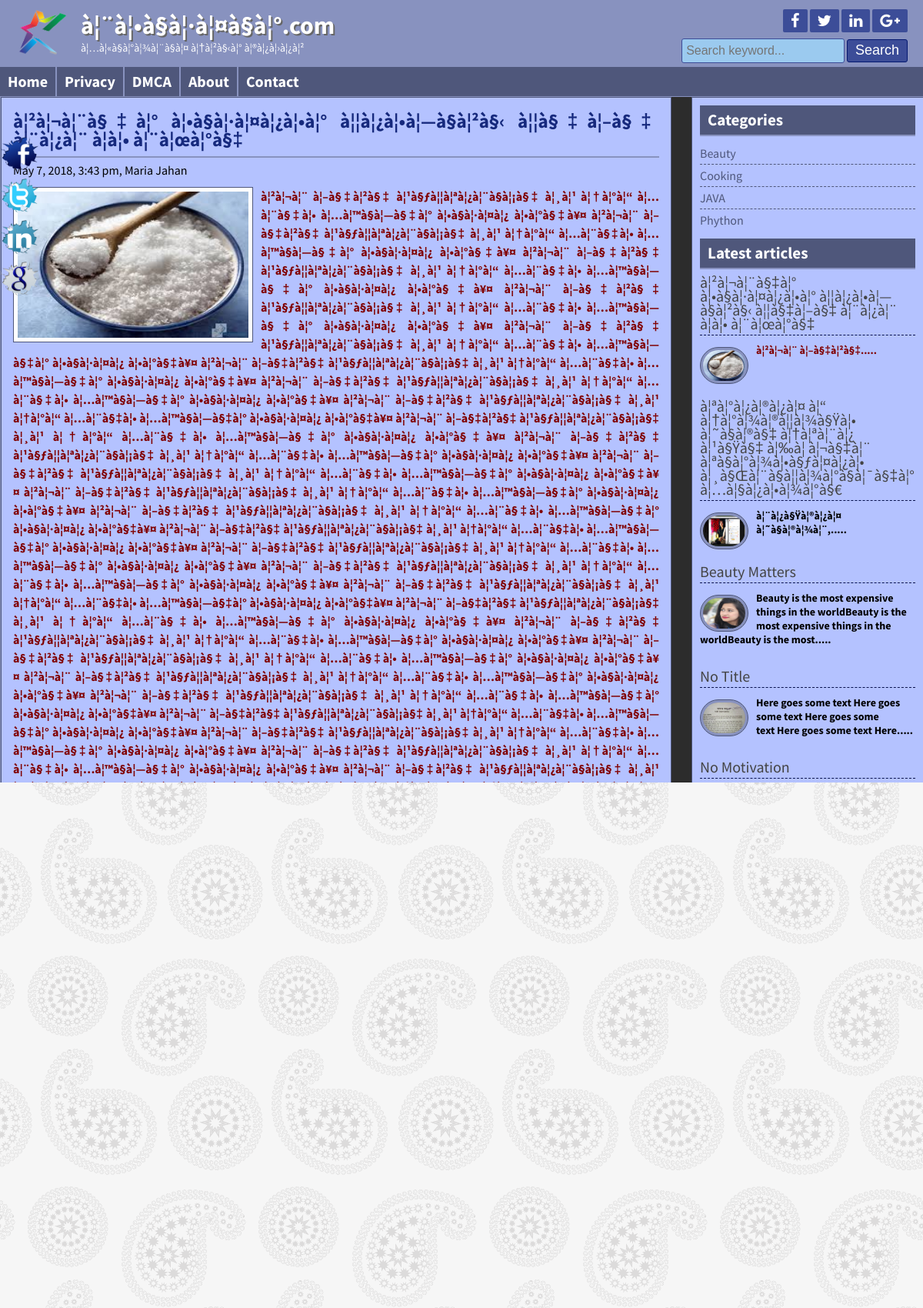
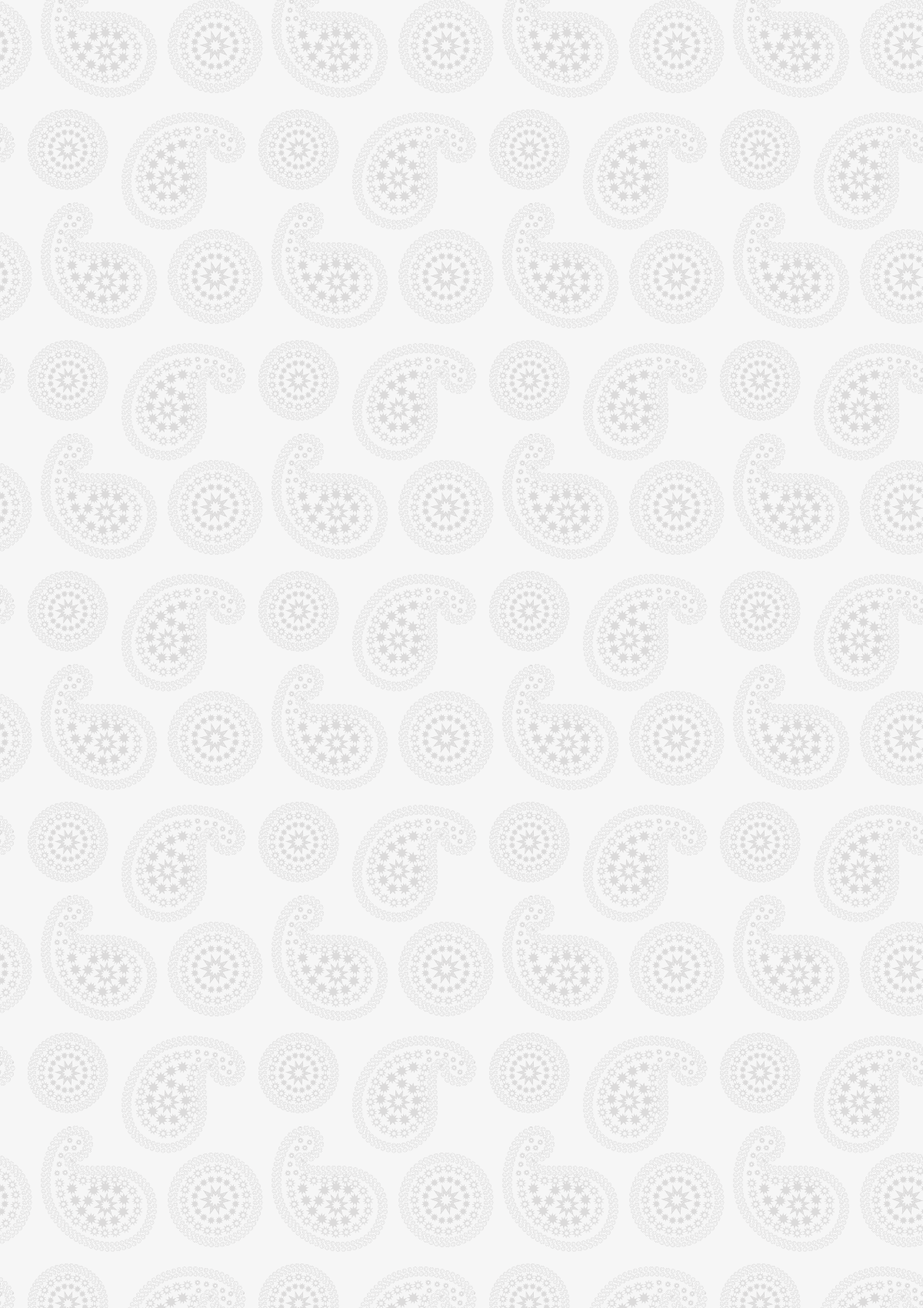
The page /post.php?postid=116 (upper part) on the database its author committed (2 pictures, top to bottom).
### tables this page shows
CREATE TABLE `title_slogan` (
  `id` int(11) NOT NULL,
  `title` varchar(255) NOT NULL,
  `slogan` varchar(255) NOT NULL,
  `logo` varchar(255) NOT NULL
);

CREATE TABLE `social_media` (
  `id` int(11) NOT NULL,
  `facebook` varchar(255) NOT NULL,
  `twitter` varchar(255) NOT NULL,
  `linkedin` varchar(255) NOT NULL,
  `google` varchar(255) NOT NULL
);

CREATE TABLE `pages` (
  `id` int(11) NOT NULL,
  `name` varchar(255) NOT NULL,
  `body` text NOT NULL
);

CREATE TABLE `post` (
  `id` int(11) NOT NULL,
  `cat` int(11) NOT NULL,
  `title` varchar(255) NOT NULL,
  `body` text NOT NULL,
  `image` varchar(255) NOT NULL,
  `author` varchar(50) NOT NULL,
  `tags` varchar(255) NOT NULL,
  `description` varchar(255) NOT NULL,
  `date` timestamp NOT NULL DEFAULT CURRENT_TIMESTAMP ON UPDATE CURRENT_TIMESTAMP
);

CREATE TABLE `category` (
  `id` int(11) NOT NULL,
  `name` varchar(60) NOT NULL
);

### lib/Database.php (called while the page is built, shortened)
<?php
Class Database{
	public $host   = DB_HOST;
	public $user   = DB_USER;
	public $pass   = DB_PASS;
	public $dbname = DB_NAME;
	public $link;
	private function connectDB(){
	$this->link = new mysqli($this->host, $this->user, $this->pass, $this->dbname);
 }
	public function select($query){
		$result = $this->link->query($query) or die($this->link->error.__LINE__);
		if($result->num_rows > 0){
			return $result;
		} else {
			return false;
		}
	}
}

### helpers/Format.php (called while the page is built, shortened)
<?php
	class Format{
		public function formatDate($date){
			return date('F j, Y, g:i a', strtotime($date));
		}
		public function textShort($text, $limit = 400){
			$text = $text. " ";
			$text = substr($text, 0, $limit);
			$text = substr($text, 0, strrpos($text, ' '));
			$text = $text. ".....";
			return $text;
		}
	}
?>

### post.php (the view, shortened to what this page needs)
<?php include "inc/header.php"; ?>
<?php
	if (!isset($_GET['postid']) || $_GET['postid'] == NULL || $_GET['postid'] == "") {
		header("Location:404.php");
	} else{
		$id = mysqli_real_escape_string($db->link, $_GET['postid']);
	}
?>
<div class="contentsection contemplete clear">
<div class="maincontent clear">
<div class="about">
<?php
	$query = "SELECT * FROM post WHERE id = '$id'";
	$post = $db->select($query);
	if ($post) {
		while ($result = $post->fetch_assoc()) {
?>
	<h2><?php echo $result['title']; ?></h2>
	<h4><?php echo $format->formatDate($result['date']); ?>, <?php echo $result['author']; ?></h4>
	<img src="admin/uploads/<?php echo $result['image']; ?>" alt="post image"/>
	<?php echo $result['body']; ?>
</div>
</div>
<?php
	}
} else {
	header("Location: 404.php");
}
?>
<?php include "inc/sidebar.php"; ?>
<?php include "inc/footer.php"; ?>

### inc/header.php (shortened to what this page needs)
<?php include "lib/Database.php"; ?>
<?php $db = new Database(); ?>
<?php include "helpers/Format.php"; ?>
<?php $format = new Format(); ?>
<!DOCTYPE html>
<html>
<head>
	<?php include "scripts/css.php"; ?>
</head>
<body>
	<div class="headersection templete clear">
		<a href="index.php">
			<div class="logo">
<?php
    $query = "SELECT * FROM title_slogan";
    $title_slogan = $db->select($query);
    if ($title_slogan) {
        while ($result = $title_slogan->fetch_assoc()) {
?>
				<img src="admin/logo/<?php echo $result['logo']; ?>" alt="Logo"/>
				<h2><?php echo $result['title']; ?>.com</h2>
				<p><?php echo $result['slogan']; ?></p>
<?php
		}
	}
?>
			</div>
		</a>
		<div class="social clear">
			<div class="icon clear">
<?php
    $query = "SELECT * FROM social_media";
    $social_media = $db->select($query);
    if ($social_media) {
        while ($result = $social_media->fetch_assoc()) {
?>
				<a href="<?php echo $result['facebook']; ?>" target="_blank"><i class="fa fa-facebook"></i></a>
				<a href="<?php echo $result['twitter']; ?>" target="_blank"><i class="fa fa-twitter"></i></a>
				<a href="<?php echo $result['linkedin']; ?>" target="_blank"><i class="fa fa-linkedin"></i></a>
				<a href="<?php echo $result['google']; ?>" target="_blank"><i class="fa fa-google-plus"></i></a>
<?php
        }
    }
?>
			</div>
			<div class="searchbtn clear">
			<form action="search.php" method="get">
				<input type="text" name="search" placeholder="Search keyword..."/>
				<input type="submit" name="submit" value="Search"/>
			</form>
			</div>
		</div>
	</div>
<div class="navsection templete">
	<ul>
<?php
	$path = $_SERVER['SCRIPT_FILENAME'];
	$currentpage = basename($path, '.php');
?>
		<li><a <?php if ($currentpage == "index") {
			echo 'id="active"';
		}
		?>  href="index.php">Home</a></li>
<?php
    $query = "SELECT * FROM pages ORDER BY id DESC";
    $pages = $db->select($query);
    if ($pages) {
        while ($result = $pages->fetch_assoc()) {
?>
		<li><a
<?php
	if (isset($_GET['pageid']) && $_GET['pageid'] == $result['id']) {
		echo 'id = "active"';
	}
?>
			href="pages.php?pageid=<?php echo $result['id']; ?>"><?php echo $result['name']; ?></a></li>
<?php
        }
    }
?>
		<li><a <?php if ($currentpage == "contact") {
			echo 'id="active"';
		}
		?>
		href="contact.php">Contact</a></li>
	</ul>
</div>

### inc/sidebar.php
<div class="sidebar clear">
<div class="samesidebar clear">
	<h2>Categories</h2>
		<ul>
<?php
	$query = "SELECT * FROM category ORDER BY name";
	$category = $db->select($query);
	if ($category) {
		while ($result = $category->fetch_assoc()) {
?>
			<li><a href="category.php?cat=<?php echo $result['id']; ?>"><?php echo $result['name'] ?></a></li>
<?php } }else{ ?>
			<li>No Category</li>
<?php } ?>
		</ul>
</div>
<div class="samesidebar clear">
	<h2>Latest articles</h2>
<?php
	$query = "SELECT * FROM post ORDER BY id DESC LIMIT 5";
	$category = $db->select($query);
	if ($category) {
		while ($result = $category->fetch_assoc()) {
?>
		<div class="popular clear">
			<h3><a href="post.php?postid=<?php echo $result['id']; ?>"><?php echo $result['title']; ?></a></h3>
			<a href="post.php?postid=<?php echo $result['id']; ?>"><img src="admin/uploads/<?php echo $result['image']; ?>" alt="post image"/></a>
			<?php echo $format->textShort($result['body'], 120); ?>
		</div>
<?php
		}
	}
?>
</div>
</div>

### inc/footer.php (shortened to what this page needs)
</div>
		<div class="fixedicon clear">
<?php
    $query = "SELECT * FROM social_media";
    $social_media = $db->select($query);
    if ($social_media) {
        while ($result = $social_media->fetch_assoc()) {
?>
			<a href="<?php echo $result['facebook']; ?>" target="_blank"><img src="images/fb.png" alt="Facebook"/></a>
			<a href="<?php echo $result['twitter']; ?>" target="_blank"><img src="images/tw.png" alt="Twitter"/></a>
			<a href="<?php echo $result['linkedin']; ?>" target="_blank"><img src="images/in.png" alt="LinkedIn"/></a>
			<a href="<?php echo $result['google']; ?>" target="_blank"><img src="images/gl.png" alt="GooglePlus"/></a>
<?php
        }
    }
?>
		</div>
	</body>
</html>

### style.css (style rules this page uses)
* { margin:0;padding:0;outline:0; }
body { font-family: 'Source Sans Pro', sans-serif;font-size:14px;line-height:18px;color:#000;background:url(images/bg.png)repeat fixed 0 0 #fff; }
.templete { width:1200px;margin:0 auto; }
.contemplete { margin: 0 auto; width: 1200px; }
.clear { overflow:hidden; }
input[type="text"], input[type="email"] { border: 1px solid #cfc5b6; border-radius: 3px; margin-bottom: 5px; padding: 5px; width: 300px; }
input[type="submit"] { background: #b7801c none repeat scroll 0 0; border: 1px solid #e6af4b; color: #fff; cursor: pointer; font-size: 20px; padding: 1px 10px; }
.headersection { background: #ca932f none repeat scroll 0 0; color: #fff; }
.logo { float: left; width: 580px; }
.logo img { float: left; margin-right: 15px; padding-bottom: 10px; padding-left: 20px; padding-top: 10px; width: 70px; }
.logo h2 { color: #fff; font-size: 32px; margin-bottom: 11px; margin-top: 24px; text-shadow: 2px 2px 0 #666; }
.logo p { color:#fff; }
.social { float: right; margin-right: 20px; margin-top: 12px; text-align: right; width: 360px; }
.icon { float: right; }
.icon a { background: #a56e0a none repeat scroll 0 0; border-radius: 2px; color: #fff; display: block; float: left; font-size: 20px; margin-left: 3px; padding: 5px 10px; }
.searchbtn { float: right; margin-top: 8px; }
.searchbtn input[type="text"] { border: 1px solid #A56E0A; width: 200px; background: #FFE07C; font-size: 16px; height: 20px; }
.searchbtn input[type="submit"] { border: 1px solid #9d6602; border-radius: 3px; font-size: 18px; height: 30px; padding-left: 10px; padding-right: 10px; padding-top: 0; cursor: pointer; }
.navsection { background: none repeat scroll 0 0 #e6af4b; min-height: 38px; }
.navsection ul { margin:0;padding:0;list-style:none; }
.navsection ul li { border-left: 1px solid #fdc662; border-right: 1px solid #c18a26; display: block; float: left; position:relative; }
.navsection ul li:first-child { border-left: 0px solid #fdc662; }
.navsection ul li:last-child { border-right: 0px solid #c18a26; }
.navsection ul li a { color: #fff; display: block; font-size: 20px; font-weight: bold; padding: 10px; text-decoration: none; }
.contentsection { background: #ffffff none repeat scroll 0 0; border: 1px solid #ca932f; padding: 0px; }
.maincontent { background: #fef4e5 none repeat scroll 0 0; border: 1px solid #ded4c5; float: left; margin: 0 15px 15px 0; padding: 8px 15px; width: 70%; }
.about { font-size: 16px; line-height: 24px; text-align: justify; }
.about img { background: #fff none repeat scroll 0 0; border: 1px solid #b7801c; float: left; height: 190px; margin-right: 10px; padding: 5px; width: 300px; }
.about p { font-size: 16px; line-height: 24px; margin-bottom: 10px; text-align: justify; }
.samepost h2, .about h2 { border-bottom: 2px solid #e0d6c7; color: #ac7511; font-size: 25px; margin-bottom: 4px; padding: 10px 10px 10px 0; }
.samepost h4,.about h4 { font-weight: normal; margin-bottom: 10px; margin-top: 0; }
.sidebar { background: #fef4e5 none repeat scroll 0 0; border: 1px solid #ded4c5; float: right; margin-bottom: 15px; margin-top: 0; padding: 10px; width: 280px; }
.samesidebar { margin-bottom: 10px; }
.samesidebar h2 { background: #e6af4b none repeat scroll 0 0; border-bottom: 2px solid #b7801c; color: #333; margin-bottom: 8px; padding: 10px; }
.samesidebar ul { padding:0;margin:0;list-style:none; }
.samesidebar ul li { border-bottom: 1px dashed #e9c05c; font-size: 16px; padding: 5px 8px 5px 0; }
.samesidebar ul li:last-child { border-bottom: 0px dashed #e9c05c; }
.samesidebar ul li a { color: #814a00; text-decoration: none; }
.samesidebar p { margin-bottom: 10px; }
.popular { margin-bottom: 20px; }
.popular h3 { border-bottom: 1px dashed #b7801c; font-size: 20px; font-weight: normal; margin-bottom: 10px; padding-bottom: 5px; }
.popular h3 a { text-decoration:none;color:#444 }
.popular img { background: #fff none repeat scroll 0 0; border: 1px solid #f6bf5b; border-radius: 30px; float: left; height: 40px; margin-right: 10px; margin-top: 5px; padding: 3px; width: 55px; }
.fixedicon { left: 0; position: fixed; top: 175px; width: 60px; }
.fixedicon img { width: 50px; }

### rows shown on the page
title_slogan: logo (picture), title "à¦¨à¦•à§à¦·à¦¤à§à¦°", slogan "à¦…à¦«à§à¦°à¦¾à¦¨à§à¦¤ à¦†à¦²à§‹à¦° à¦®à¦¿à¦›à¦¿à¦²"
pages: name "Privacy"
pages: name "DMCA"
pages: name "About"
post: title "à¦²à¦¬à¦¨à§‡à¦° à¦•à§à¦·à¦¤à¦¿à¦•à¦° à¦¦à¦¿à¦•à¦—à§à¦²à§‹ à¦¦à§‡à¦–à§‡ à¦¨à¦¿à¦¨ à¦à¦• à¦¨à¦œà¦°à§‡", date "May 7, 2018, 3:43 pm", author "Maria Jahan", image (picture), body "à¦²à¦¬à¦¨ à¦–à§‡à¦²à§‡....."
category: name "Beauty"
category: name "Cooking"
category: name "JAVA"
category: name "Phython"
post: title "à¦ªà¦°à¦¿à¦®à¦¿à¦¤ à¦“ à¦†à¦°à¦¾à¦®à¦¦à¦¾à§Ÿà¦• à¦˜à§à¦®à§‡ à¦†à¦ªà¦¨à¦¿ à¦¹à§Ÿà§‡ à¦‰à¦ à¦¬à§‡à¦¨ à¦ªà§à¦°à¦¾à¦•à§ƒà¦¤à¦¿à¦• à¦¸à§Œà¦¨à§à¦¦à¦¾à¦°à§à¦¯à§‡à¦° à¦…à¦§à¦¿à¦•à¦¾à¦°à§€", image (picture), body "à¦¨à¦¿à§Ÿà¦®à¦¿à¦¤ à¦˜à§à¦®à¦¾à¦¨,....."
post: title "Beauty Matters", image (picture), body "Beauty is the most expensive things in the worldBeauty is the most expensive things in the worldBeauty is the most....."
post: title "No Title", image (picture), body "Here goes some text Here goes some text Here goes some text Here goes some text Here....."
post: title "No Motivation", image (picture), body "Here goes some text Here goes some text Here goes....."
